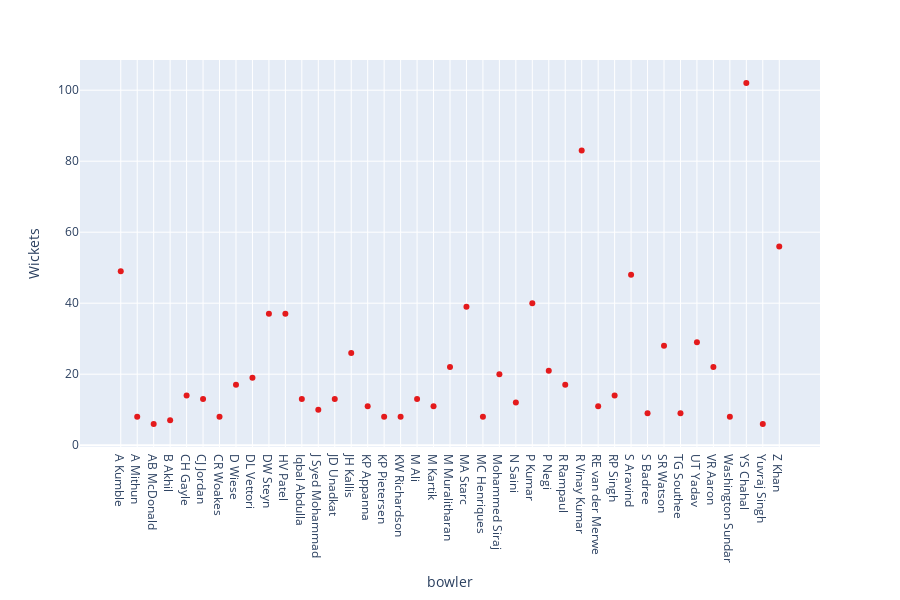

Notebook code cell kept with this figure:
### Code cell
ps.scatter(data_frame=df_bowl[df_bowl['Wickets']>5],x='bowler',y='Wickets',height=600,color_discrete_sequence=ps.colors.qualitative.Set1)

### Figure 1 — Plotly figure (JSON) as saved in the notebook; plotly's stock layout.template omitted (floating-point values rounded to 4 significant figures)
{"data": [{"hovertemplate": "bowler=%{x}<br>Wickets=%{y}", "showlegend": false, "legendgroup": "", "name": "", "yaxis": "y", "y": [49, 8, 6, 7, 14, 13, 8, 17, 19, 37, 37, 13, 10, 13, 26, 11, 8, 8, 13, 11, 22, 39, 8, 20, 12, 40, 21, 17, 83, 11, 14, 48, 9, 28, 9, 29, 22, 8, 102, 6, 56], "hoverlabel": {"namelength": 0}, "mode": "markers", "xaxis": "x", "marker": {"color": "rgb(228,26,28)", "symbol": "circle"}, "x": ["A Kumble", "A Mithun", "AB McDonald", "B Akhil", "CH Gayle", "CJ Jordan", "CR Woakes", "D Wiese", "DL Vettori", "DW Steyn", "HV Patel", "Iqbal Abdulla", "J Syed Mohammad", "JD Unadkat", "JH Kallis", "KP Appanna", "KP Pietersen", "KW Richardson", "M Ali", "M Kartik", "M Muralitharan", "MA Starc", "MC Henriques", "Mohammed Siraj", "N Saini", "P Kumar", "P Negi", "R Rampaul", "R Vinay Kumar", "RE van der Merwe", "RP Singh", "S Aravind", "S Badree", "SR Watson", "TG Southee", "UT Yadav", "VR Aaron", "Washington Sundar", "YS Chahal", "Yuvraj Singh", "Z Khan"], "type": "scatter"}], "layout": {"yaxis": {"domain": [0, 1], "anchor": "x", "title": {"text": "Wickets"}}, "height": 600, "xaxis": {"domain": [0, 1], "anchor": "y", "title": {"text": "bowler"}}, "margin": {"t": 60}, "legend": {"tracegroupgap": 0}}}
